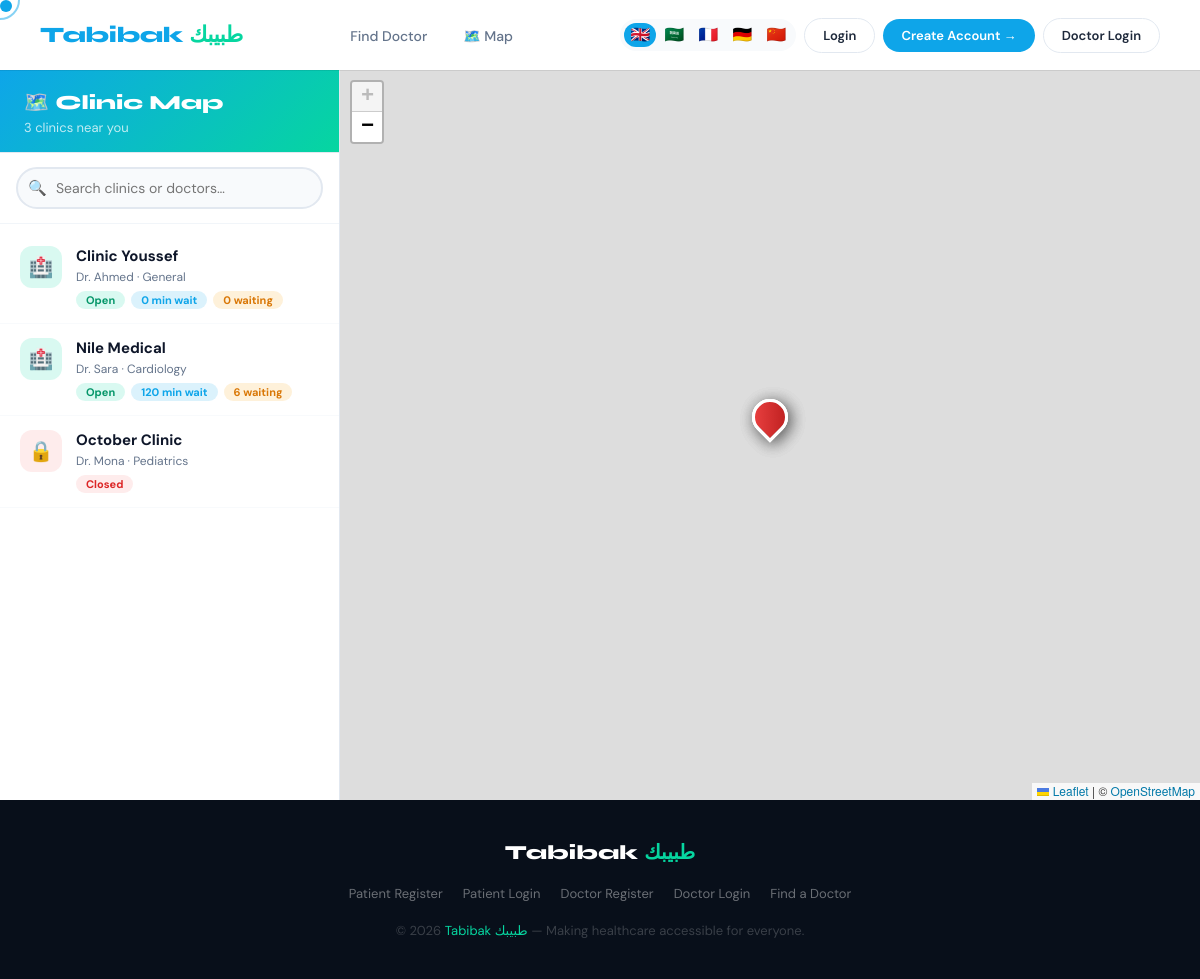
The page /map on the database as committed earlier.
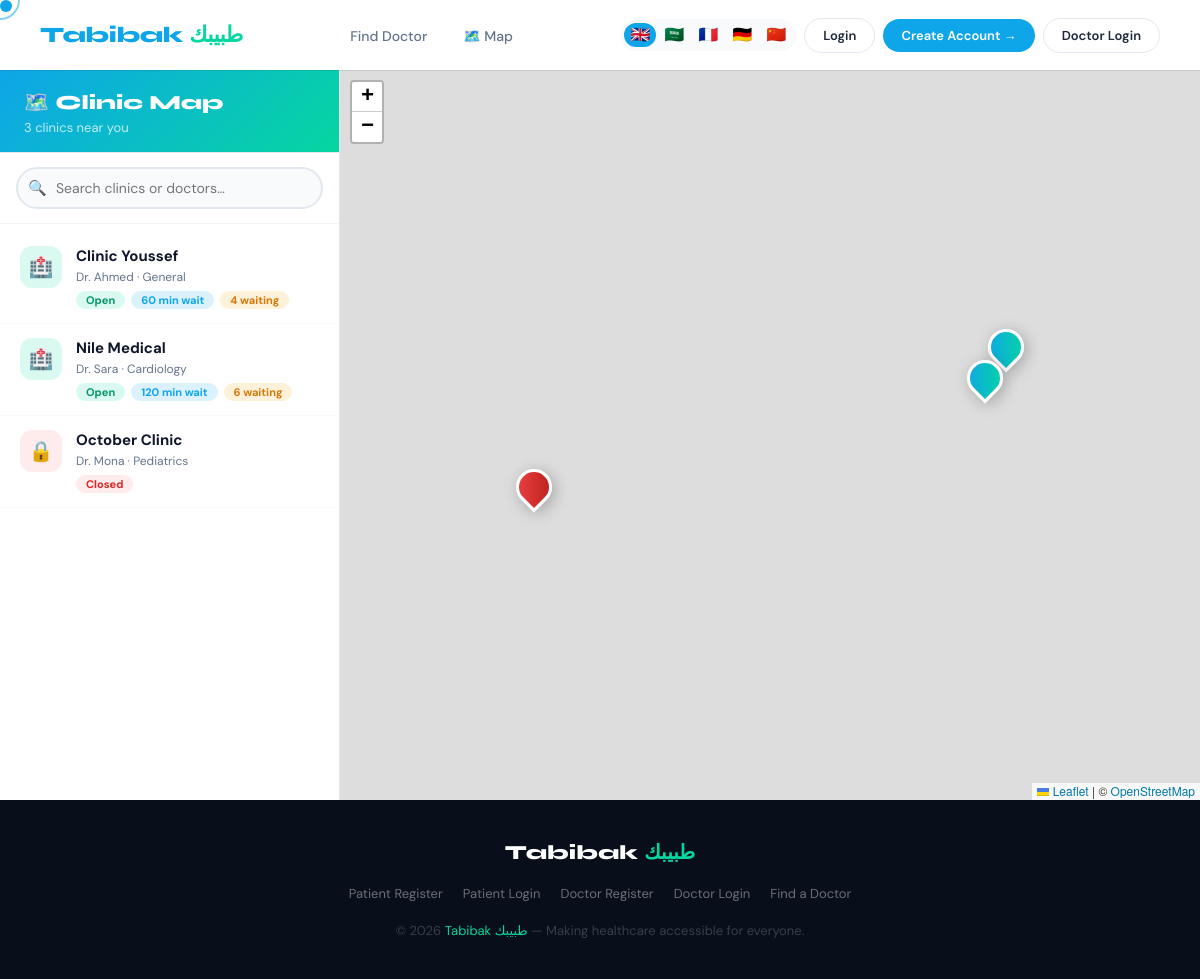
The same page on the database as committed later.
### tables this page shows
CREATE TABLE clinics (
        id INTEGER PRIMARY KEY,
        name TEXT,
        doctor TEXT,
        specialty TEXT,
        patients_waiting INTEGER,
        minutes_per_patient INTEGER,
        is_open INTEGER
    , latitude REAL DEFAULT 0, longitude REAL DEFAULT 0, address TEXT DEFAULT '');

### backend/routes/public.py (the view)
@public_bp.route("/map")
def map_view():
    data = get_clinics()
    clinics = [dict(c) for c in data]
    return render_template("map.html", clinics=clinics)

### backend/data/database.py (called while the page is built)
def get_db():
    if Config.DB_ENGINE == "postgres":
        return _get_postgres_conn()
    return _get_sqlite_conn()

def _get_sqlite_conn():
    conn = sqlite3.connect(Config.DB_PATH)
    conn.row_factory = sqlite3.Row
    conn.execute("PRAGMA journal_mode=WAL")
    conn.execute("PRAGMA foreign_keys=ON")
    return conn

### backend/services/clinic.py (called while the page is built)
def get_clinics():
    conn = get_db()
    cursor = conn.cursor()
    cursor.execute("SELECT * FROM clinics")
    clinics = cursor.fetchall()
    conn.close()
    return clinics

### templates/map.html (shortened to what this page needs)
{% extends 'base.html' %}
{% block body_class %}page-map{% endblock %}
{% block extra_head %}
<link rel="stylesheet" href="https://unpkg.com/leaflet@1.9.4/dist/leaflet.css" />
{% endblock %}
{% block content %}
<div class="map-layout">
    <aside class="map-sidebar">
        <div class="map-sidebar-header">
            <h2>🗺️ Clinic Map</h2>
            <p>{{ clinics|length }} clinics near you</p>
        </div>
        <div class="map-search-bar">
            <span class="search-icon">🔍</span>
            <input type="text" id="clinicSearch" placeholder="Search clinics or doctors…">
        </div>
        <div class="clinic-list" id="clinicList">
            {% for clinic in clinics %}
            <div class="clinic-item" data-id="{{ clinic.id }}"
                 data-name="{{ clinic.name|lower }}"
                 data-doctor="{{ clinic.doctor|lower }}"
                 onclick="focusClinic({{ clinic.id }}, {{ clinic.latitude or 30.0444 }}, {{ clinic.longitude or 31.2357 }})">
                <div class="clinic-item-icon {{ 'open' if clinic.is_open else 'closed' }}">
                    {{ '🏥' if clinic.is_open else '🔒' }}
                </div>
                <div class="clinic-item-info">
                    <div class="clinic-item-name">{{ clinic.name }}</div>
                    <div class="clinic-item-meta">{{ clinic.doctor }} · {{ clinic.specialty }}</div>
                    <div class="clinic-item-badges">
                        {% if clinic.is_open %}
                            <span class="pill pill-green">Open</span>
                            <span class="pill pill-blue">{{ clinic.patients_waiting * clinic.minutes_per_patient }} min wait</span>
                            <span class="pill pill-orange">{{ clinic.patients_waiting }} waiting</span>
                        {% else %}
                            <span class="pill pill-red">Closed</span>
                        {% endif %}
                    </div>
                </div>
            </div>
            {% endfor %}
        </div>
    </aside>
    <div id="map"></div>
</div>
{% endblock %}

Rows that differ between the two databases and show on the page:
changed clinics "Clinic Youssef": clinic.patients_waiting*clinic.minutes_per_patient "0" → "60"; patients_waiting "0" → "4"
